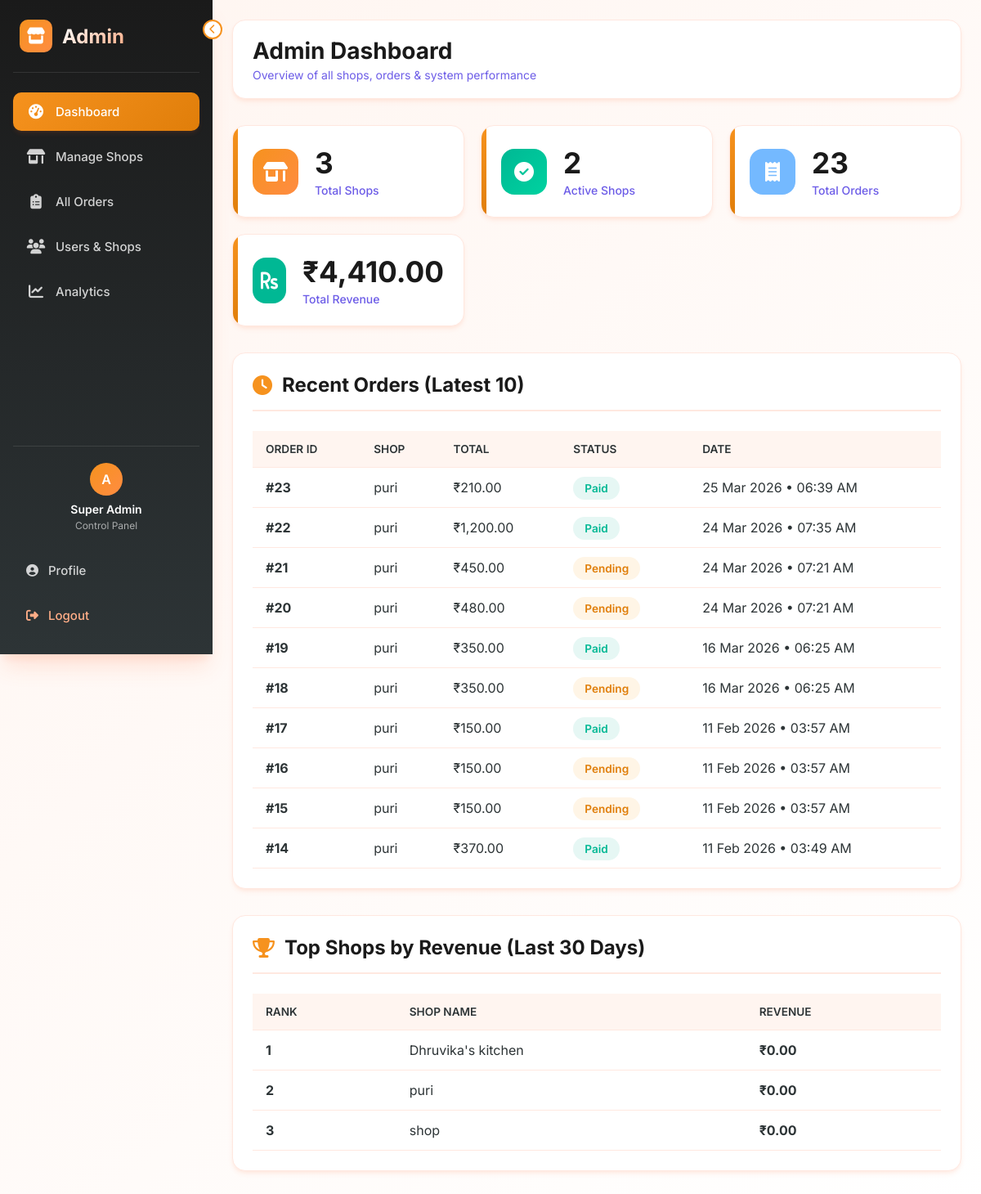
Page /admin/dashboard.php (signed in) on the committed database.
### tables this page shows
CREATE TABLE `orders` (
  `order_id` int(11) NOT NULL,
  `shop_id` int(11) NOT NULL,
  `table_no` varchar(50) DEFAULT NULL,
  `total` decimal(10,2) NOT NULL DEFAULT 0.00,
  `token` varchar(50) DEFAULT NULL,
  `status` enum('pending','paid','failed','completed') DEFAULT 'pending',
  `created_at` timestamp NOT NULL DEFAULT current_timestamp(),
  `updated_at` timestamp NOT NULL DEFAULT current_timestamp() ON UPDATE current_timestamp()
);

CREATE TABLE `shops` (
  `id` int(11) NOT NULL,
  `shop_name` varchar(255) NOT NULL,
  `owner_name` varchar(100) NOT NULL,
  `email` varchar(180) NOT NULL,
  `phone` varchar(15) NOT NULL,
  `password_hash` varchar(255) NOT NULL,
  `status` enum('pending','active','rejected') NOT NULL DEFAULT 'pending',
  `created_at` timestamp NOT NULL DEFAULT current_timestamp()
);

### admin/dashboard.php (the view, shortened to what this page needs)
<?php
include "../config/db.php";
$shops_query = "SELECT COUNT(*) as total_shops FROM shops";
$total_shops = $conn->query($shops_query)->fetch_assoc()['total_shops'] ?? 0;
$active_shops_query = "SELECT COUNT(*) as active FROM shops WHERE status = 'active'";
$active_shops = $conn->query($active_shops_query)->fetch_assoc()['active'] ?? 0;
$orders_query = "SELECT COUNT(*) as total_orders FROM orders";
$total_orders = $conn->query($orders_query)->fetch_assoc()['total_orders'] ?? 0;
$revenue_query = "SELECT COALESCE(SUM(total), 0) as total_revenue
                  FROM orders
                  WHERE status IN ('paid', 'completed')";
$total_revenue = $conn->query($revenue_query)->fetch_assoc()['total_revenue'] ?? 0;
$recent_orders_query = "SELECT o.order_id, s.shop_name, o.total, o.status, o.created_at
                        FROM orders o
                        JOIN shops s ON o.shop_id = s.id
                        ORDER BY o.created_at DESC
                        LIMIT 10";
$recent_orders = $conn->query($recent_orders_query)->fetch_all(MYSQLI_ASSOC);
$top_shops_query = "SELECT s.shop_name, COALESCE(SUM(o.total), 0) as revenue
                    FROM shops s
                    LEFT JOIN orders o ON s.id = o.shop_id
                      AND o.status IN ('paid', 'completed')
                      AND o.created_at >= DATE_SUB(NOW(), INTERVAL 30 DAY)
                    GROUP BY s.id, s.shop_name
                    ORDER BY revenue DESC
                    LIMIT 5";
$top_shops = $conn->query($top_shops_query)->fetch_all(MYSQLI_ASSOC);
?>
<!DOCTYPE html>
<html lang="en">
<head>
    <link rel="stylesheet" href="https://cdnjs.cloudflare.com/ajax/libs/font-awesome/6.5.0/css/all.min.css"/>
</head>
<body>
<div class="dashboard-container">
    <aside class="sidebar" id="sidebar">
        <div class="sidebar-toggle" id="sidebarToggle">
        </div>
        <div class="logo">
            <div class="logo-icon">
                <i class="fas fa-store"></i>
            </div>
            <span class="logo-text"> Admin</span>
        </div>
        <nav class="nav-menu">
            <a href="admin_dashboard.php" class="nav-item active">
                <i class="fas fa-tachometer-alt"></i>
                <span class="nav-text">Dashboard</span>
            </a>
            <a href="admin_shops.php" class="nav-item">
                <i class="fas fa-shop"></i>
                <span class="nav-text">Manage Shops</span>
            </a>
            <a href="admin_orders.php" class="nav-item">
                <i class="fas fa-clipboard-list"></i>
                <span class="nav-text">All Orders</span>
            </a>
            <a href="admin_users.php" class="nav-item">
                <i class="fas fa-users"></i>
                <span class="nav-text">Users & Shops</span>
            </a>
            <a href="admin_analytics.php" class="nav-item">
    <i class="fas fa-chart-line"></i>
    <span class="nav-text">Analytics</span>
</a>
        </nav>
        <div class="user-actions">
            <div class="user-info">
                <div class="user-avatar">A</div>
                <div class="user-name">Super Admin</div>
                <div class="user-role">Control Panel</div>
            </div>
            <button class="action-btn" onclick="location.href='admin_profile.php'">
                <i class="fas fa-user-circle"></i>
                <span class="nav-text">Profile</span>
            </button>
            <button class="action-btn logout" onclick="location.href='admin_logout.php'">
                <i class="fas fa-sign-out-alt"></i>
                <span class="nav-text">Logout</span>
            </button>
        </div>
    </aside>
    <main class="main-content" id="mainContent">
        <div class="top-bar">
            <div class="welcome-message">
                <h1>Admin Dashboard</h1>
                <p>Overview of all shops, orders & system performance</p>
            </div>
        </div>
        <div class="stats-grid">
            <div class="stat-card">
                <div class="stat-icon" style="background: linear-gradient(135deg, var(--primary), var(--primary-light));">
                    <i class="fas fa-shop"></i>
                </div>
                <div class="stat-info">
                    <h3><?= number_format($total_shops) ?></h3>
                    <p>Total Shops</p>
                </div>
            </div>
            <div class="stat-card">
                <div class="stat-icon" style="background: linear-gradient(135deg, var(--success), #00D2A0);">
                    <i class="fas fa-check-circle"></i>
                </div>
                <div class="stat-info">
                    <h3><?= number_format($active_shops) ?></h3>
                    <p>Active Shops</p>
                </div>
            </div>
            <div class="stat-card">
                <div class="stat-icon" style="background: linear-gradient(135deg, var(--info), #74B9FF);">
                    <i class="fas fa-receipt"></i>
                </div>
                <div class="stat-info">
                    <h3><?= number_format($total_orders) ?></h3>
                    <p>Total Orders</p>
                </div>
            </div>
            <div class="stat-card">
                <div class="stat-icon" style="background: linear-gradient(135deg, var(--success), #00B894);">
                    <i class="fas fa-rupee-sign"></i>
                </div>
                <div class="stat-info">
                    <h3>₹<?= number_format($total_revenue, 2) ?></h3>
                    <p>Total Revenue</p>
                </div>
            </div>
        </div>
        <div class="card">
            <div class="card-header">
                <h2 class="card-title">
                    <i class="fas fa-clock"></i>
                    Recent Orders (Latest 10)
                </h2>
            </div>
            <?php if (empty($recent_orders)): ?>
                <div class="empty-state">
                    <div class="empty-icon"><i class="fas fa-receipt"></i></div>
                    <h3>No recent orders</h3>
                    <p>Orders from all shops will appear here.</p>
                </div>
            <?php else: ?>
                <div class="table-container">
                    <table>
                        <thead>
                            <tr>
                                <th>Order ID</th>
                                <th>Shop</th>
                                <th>Total</th>
                                <th>Status</th>
                                <th>Date</th>
                            </tr>
                        </thead>
                        <tbody>
                            <?php foreach ($recent_orders as $order): ?>
                                <tr>
                                    <td><strong>#<?= $order['order_id'] ?></strong></td>
                                    <td><?= htmlspecialchars($order['shop_name']) ?></td>
                                    <td>₹<?= number_format($order['total'], 2) ?></td>
                                    <td>
                                        <span class="status-badge status-<?= strtolower($order['status']) ?>">
                                            <?= ucfirst($order['status']) ?>
                                        </span>
                                    </td>
                                    <td><?= date('d M Y • h:i A', strtotime($order['created_at'])) ?></td>
                                </tr>
                            <?php endforeach; ?>
                        </tbody>
                    </table>
                </div>
            <?php endif; ?>
        </div>
        <div class="card">
            <div class="card-header">
                <h2 class="card-title">
                    <i class="fas fa-trophy"></i>
                    Top Shops by Revenue (Last 30 Days)
                </h2>
            </div>
            <?php if (empty($top_shops)): ?>
                <div class="empty-state">
                    <div class="empty-icon"><i class="fas fa-shop"></i></div>
                    <h3>No revenue data yet</h3>
                    <p>Top shops will appear once orders are placed.</p>
                </div>
            <?php else: ?>
                <table>
                    <thead>
                        <tr>
                            <th>Rank</th>
                            <th>Shop Name</th>
                            <th>Revenue</th>
                        </tr>
                    </thead>
                    <tbody>
                        <?php $rank = 1; foreach ($top_shops as $shop): ?>
                            <tr>
                                <td><strong><?= $rank++ ?></strong></td>
                                <td><?= htmlspecialchars($shop['shop_name']) ?></td>
                                <td><strong>₹<?= number_format($shop['revenue'], 2) ?></strong></td>
                            </tr>
                        <?php endforeach; ?>
                    </tbody>
                </table>
            <?php endif; ?>
        </div>
    </main>
</div>
</body>
</html>

### rows in the picture
orders: order_id "23", shop.shop_name "puri", total "210.00", status "Paid", created_at "25 Mar 2026 • 06:39 AM"
orders: order_id "22", shop.shop_name "puri", total "1,200.00", status "Paid", created_at "24 Mar 2026 • 07:35 AM"
orders: order_id "21", shop.shop_name "puri", total "450.00", status "Pending", created_at "24 Mar 2026 • 07:21 AM"
orders: order_id "20", shop.shop_name "puri", total "480.00", status "Pending", created_at "24 Mar 2026 • 07:21 AM"
orders: order_id "19", shop.shop_name "puri", total "350.00", status "Paid", created_at "16 Mar 2026 • 06:25 AM"
orders: order_id "18", shop.shop_name "puri", total "350.00", status "Pending", created_at "16 Mar 2026 • 06:25 AM"
orders: order_id "17", shop.shop_name "puri", total "150.00", status "Paid", created_at "11 Feb 2026 • 03:57 AM"
orders: order_id "16", shop.shop_name "puri", total "150.00", status "Pending", created_at "11 Feb 2026 • 03:57 AM"
orders: order_id "15", shop.shop_name "puri", total "150.00", status "Pending", created_at "11 Feb 2026 • 03:57 AM"
orders: order_id "14", shop.shop_name "puri", total "370.00", status "Paid", created_at "11 Feb 2026 • 03:49 AM"

### other values in the picture
$total_shops "3"
$active_shops "2"
$total_orders "23"
$total_revenue "4,410.00"
$shop['shop_name'] "Dhruvika's kitchen"
$shop['revenue'] "0.00"
$shop['shop_name'] "puri"
$shop['shop_name'] "shop"
